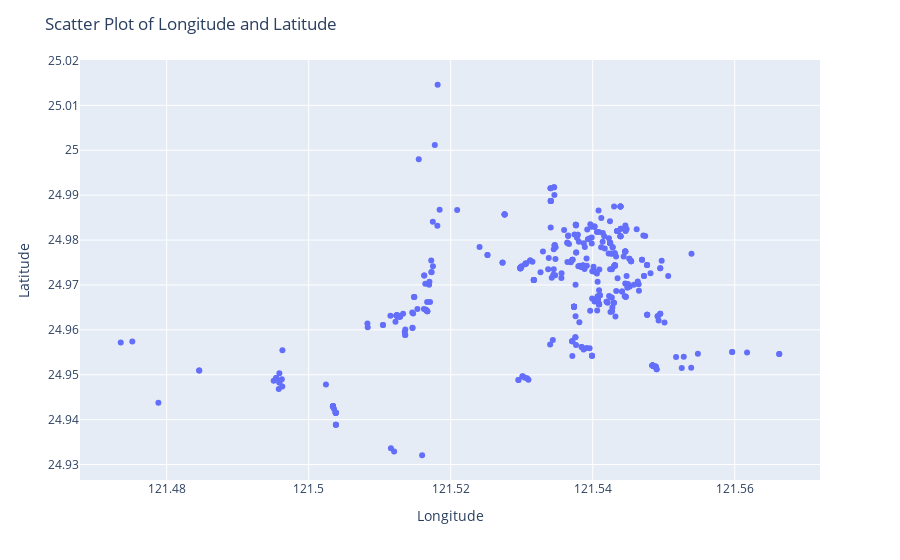

This figure's notebook cell:
### Code cell
# Create a scatter plot using Plotly
fig = px.scatter(real_estate_copy_df, x='lo', y='latitude')

# Customize the scatter plot
fig.update_layout(
    title="Scatter Plot of Longitude and Latitude",
    xaxis_title="Longitude",
    yaxis_title="Latitude"
)

# Display the scatter plot
fig.show()

### Figure 1 — Plotly figure (JSON) as saved in the notebook; plotly's stock layout.template omitted (floating-point values rounded to 4 significant figures; data arrays with more than 128 entries replaced by an {"elided": "..."} marker saying what was removed)
{"data": [{"hovertemplate": "longitude=%{x}<br>latitude=%{y}<extra></extra>", "legendgroup": "", "marker": {"color": "#636efa", "symbol": "circle"}, "mode": "markers", "name": "", "orientation": "v", "showlegend": false, "type": "scatter", "x": {"elided": "414 float values"}, "xaxis": "x", "y": {"elided": "414 float values"}, "yaxis": "y"}], "layout": {"legend": {"tracegroupgap": 0}, "margin": {"t": 60}, "title": {"text": "Scatter Plot of Longitude and Latitude"}, "xaxis": {"anchor": "y", "domain": [0, 1], "title": {"text": "Longitude"}}, "yaxis": {"anchor": "x", "domain": [0, 1], "title": {"text": "Latitude"}}}}
